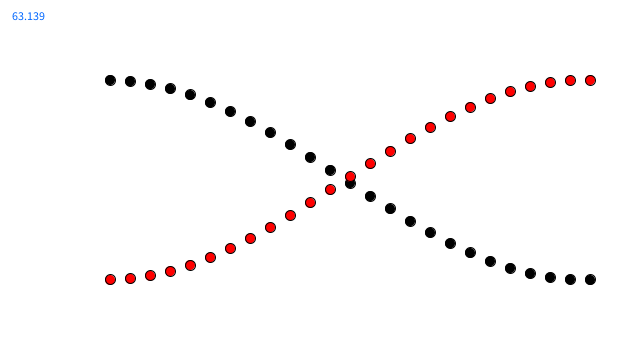
Frame 1 (no input)
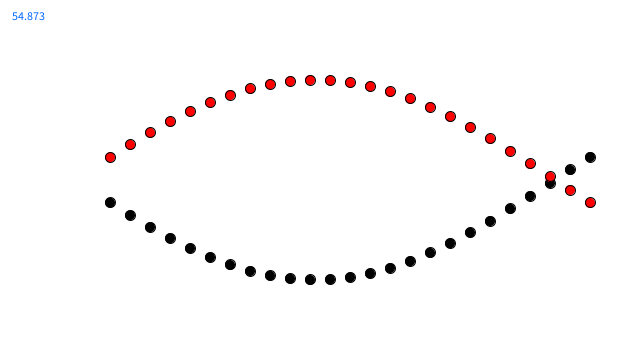
Frame 60 (the mouse pressed at the canvas centre just before this capture)
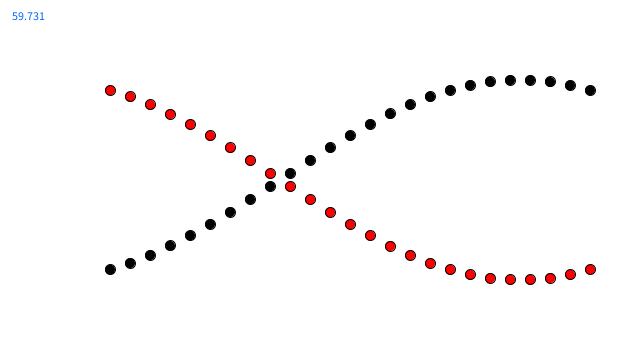
Frame 120 (the mouse held since frame 60 and released just before this capture)

The Processing sketch that drew these frames (run headless with seeded random() and noise(); from frame 60 on, the mouse is pressed at the canvas centre):

// Processing sketch: Sin Dots
// ── Sin Dots.pde

float offset;
float speed;
int amplitude = 100;
float [] balls;
int xoffset = 110;
float steepness = .14555;

void Line () {
  //ellipse(10, 10, 10, 10);
  offset += 5;
  
  
  speed += .03;
  

  
   //+ sin(offsety)*amplitude
  
  for (int i = 0; i<25; i++){
    
    float x = xoffset + i*20;
    float y = height/2;
    float yoffset = cos(speed + i * .9 * steepness)*amplitude;
    int sizex = 10;
    int sizey = 10;
      
    fill(0,0,0);
    ellipse(x , y + yoffset * -1, sizex, sizey);
    fill(255,0,0);
    ellipse(x, y + yoffset, sizex, sizey);

  };
  
  
};

void setup() {
  size(640, 360);
  background(255);
  pixelDensity(2);
  //frameRate(4);
}

void draw() {
  background(255);
  fill(0);
  Line();
  
  fill(0, 102, 255);
  text(frameRate, 10,20);
}
